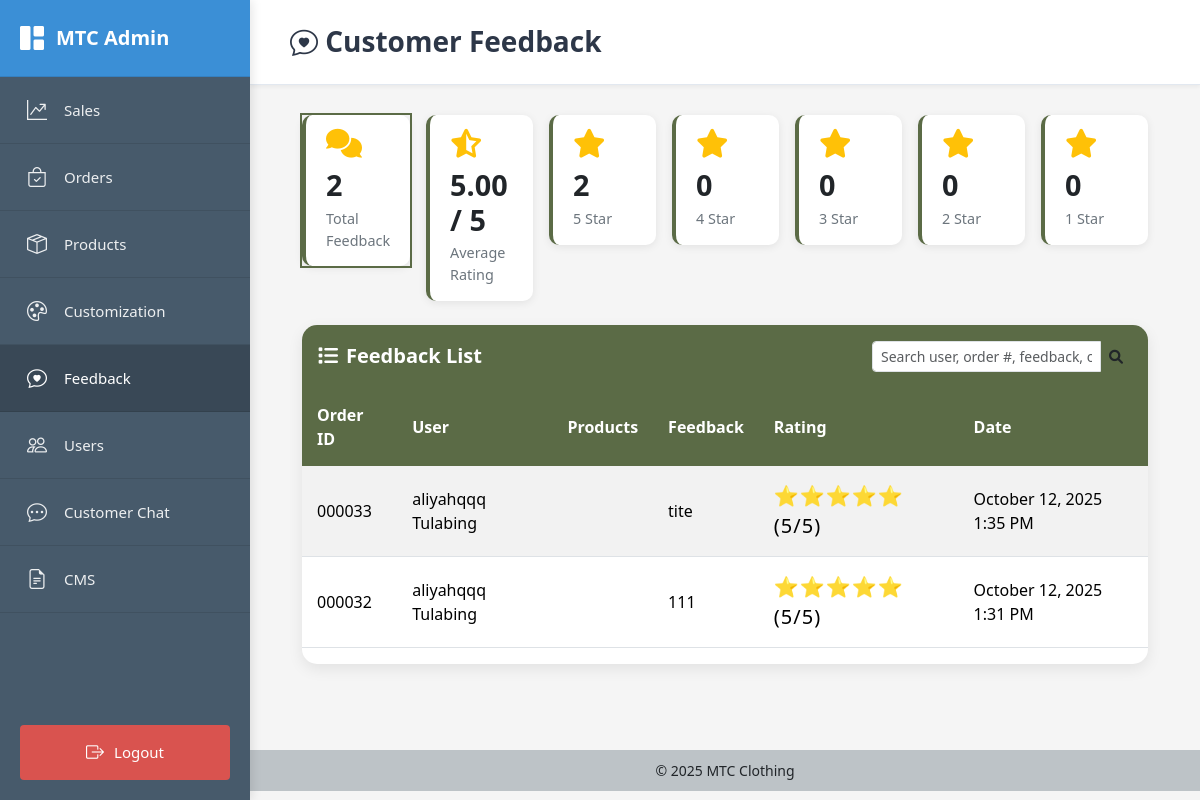
The app's page /admin/feedback.php (signed in) with its own data.
### tables this page shows
CREATE TABLE `order_feedback` (
  `id` int(11) NOT NULL,
  `order_id` int(11) NOT NULL,
  `user_id` int(11) NOT NULL,
  `product_id` int(11) DEFAULT NULL,
  `feedback_text` text NOT NULL,
  `rating` int(11) DEFAULT NULL,
  `created_at` datetime DEFAULT current_timestamp()
);

CREATE TABLE `orders` (
  `id` int(11) NOT NULL,
  `user_id` int(11) NOT NULL,
  `first_name` varchar(100) NOT NULL,
  `last_name` varchar(100) NOT NULL,
  `email` varchar(255) NOT NULL,
  `phone` varchar(20) NOT NULL,
  `address` text NOT NULL,
  `city` varchar(100) NOT NULL,
  `postal_code` varchar(20) DEFAULT NULL,
  `payment_method` varchar(50) NOT NULL,
  `delivery_mode` varchar(50) DEFAULT 'pickup',
  `subtotal` decimal(10,2) NOT NULL,
  `shipping` decimal(10,2) NOT NULL,
  `tax` decimal(10,2) NOT NULL,
  `total_amount` decimal(10,2) NOT NULL,
  `status` varchar(50) DEFAULT 'pending',
  `created_at` timestamp NOT NULL DEFAULT current_timestamp(),
  `updated_at` timestamp NOT NULL DEFAULT current_timestamp() ON UPDATE current_timestamp(),
  `gcash_receipt` varchar(255) DEFAULT NULL,
  `cancel_reason` text DEFAULT NULL,
  `cancelled_at` datetime DEFAULT NULL,
  `gcash_reference_number` varchar(50) DEFAULT NULL
);

CREATE TABLE `users` (
  `id` int(11) NOT NULL,
  `name` varchar(100) NOT NULL,
  `email` varchar(100) NOT NULL,
  `password` varchar(255) NOT NULL,
  `created_at` timestamp NOT NULL DEFAULT current_timestamp()
);

### admin/feedback.php (the view, shortened to what this page needs)
<?php
include '../db.php';
$avg_sql = "SELECT AVG(rating) AS avg_rating, COUNT(*) AS total FROM order_feedback";
$avg_res = $conn->query($avg_sql);
$avg_row = $avg_res ? $avg_res->fetch_assoc() : ['avg_rating' => 0, 'total' => 0];
$avg_rating = $avg_row['avg_rating'] ? number_format($avg_row['avg_rating'], 2) : '0.00';
$total_feedbacks = $avg_row['total'];
$star_counts = [1=>0,2=>0,3=>0,4=>0,5=>0];
$star_sql = "SELECT rating, COUNT(*) as cnt FROM order_feedback GROUP BY rating";
$star_res = $conn->query($star_sql);
if ($star_res) {
  while($row = $star_res->fetch_assoc()) {
    $star = intval($row['rating']);
    if ($star >= 1 && $star <= 5) $star_counts[$star] = $row['cnt'];
  }
}
$filter = isset($_GET['star']) ? intval($_GET['star']) : 0;
$search_filter = isset($_GET['search']) ? trim($_GET['search']) : '';
$feedbacks_per_page = 10;
$page = isset($_GET['page']) ? (int)$_GET['page'] : 1;
$offset = ($page - 1) * $feedbacks_per_page;
$where_clause = '';
$sql = "SELECT f.*, u.name AS user_name, o.id AS order_id, (
    SELECT GROUP_CONCAT(CONCAT(p.name, ' (x', oi.quantity, ')') SEPARATOR ', ')
    FROM order_items oi LEFT JOIN products p ON oi.product_id = p.id
    WHERE oi.order_id = f.order_id
) AS products
FROM order_feedback f
LEFT JOIN users u ON f.user_id = u.id
LEFT JOIN orders o ON f.order_id = o.id
$where_clause
ORDER BY f.created_at DESC
LIMIT $feedbacks_per_page OFFSET $offset";
$res = $conn->query($sql);
?>
<!DOCTYPE html>
<html lang="en">
<head>
    <link href="https://cdn.jsdelivr.net/npm/bootstrap@5.3.2/dist/css/bootstrap.min.css" rel="stylesheet">
    <link href="https://cdn.jsdelivr.net/npm/bootstrap-icons@1.11.0/font/bootstrap-icons.css" rel="stylesheet">
    <link rel="stylesheet" href="https://cdnjs.cloudflare.com/ajax/libs/font-awesome/6.0.0/css/all.min.css">
    <link rel="stylesheet" href="css/sidebar.css">
</head>
<body>
<div class="admin-layout">
    <?php include 'includes/sidebar.php'; ?>
    <div class="main-content">
        <div class="content-header">
            <h1><i class="bi bi-chat-heart"></i> Customer Feedback</h1>
        </div>
        <div class="content-body">
            <div class="container-fluid">
                <div class="row g-3 mb-4">
                    <div class="col">
                        <a href="?star=0<?php echo !empty($search_filter) ? '&search=' . urlencode($search_filter) : ''; ?>" class="stats-link <?php echo ($filter === 0) ? 'active-card' : ''; ?>">
                            <div class="stats-card card-total">
                                <i class="fas fa-comments stats-icon"></i>
                                <h3 class="stats-number"><?php echo $total_feedbacks; ?></h3>
                                <p class="stats-label">Total Feedback</p>
                            </div>
                        </a>
                    </div>
                    <div class="col">
                        <div class="stats-card card-today" style="cursor:pointer;" data-bs-toggle="modal" data-bs-target="#avgRatingModal">
                            <i class="fas fa-star-half-alt stats-icon"></i>
                            <h3 class="stats-number"><?php echo $avg_rating; ?> / 5</h3>
                            <p class="stats-label">Average Rating</p>
                        </div>
                    </div>
            <div class="col">
                <a href="?star=5<?php echo !empty($search_filter) ? '&search=' . urlencode($search_filter) : ''; ?>" class="stats-link <?php echo ($filter === 5) ? 'active-card' : ''; ?>">
                    <div class="stats-card card-week">
                        <i class="fas fa-star stats-icon"></i>
                        <h3 class="stats-number"><?php echo $star_counts[5]; ?></h3>
                        <p class="stats-label">5 Star</p>
                    </div>
                </a>
            </div>
            <div class="col">
                <a href="?star=4<?php echo !empty($search_filter) ? '&search=' . urlencode($search_filter) : ''; ?>" class="stats-link <?php echo ($filter === 4) ? 'active-card' : ''; ?>">
                    <div class="stats-card card-month">
                        <i class="fas fa-star stats-icon"></i>
                        <h3 class="stats-number"><?php echo $star_counts[4]; ?></h3>
                        <p class="stats-label">4 Star</p>
                    </div>
                </a>
            </div>
            <div class="col">
                <a href="?star=3<?php echo !empty($search_filter) ? '&search=' . urlencode($search_filter) : ''; ?>" class="stats-link <?php echo ($filter === 3) ? 'active-card' : ''; ?>">
                    <div class="stats-card card-total">
                        <i class="fas fa-star stats-icon"></i>
                        <h3 class="stats-number"><?php echo $star_counts[3]; ?></h3>
                        <p class="stats-label">3 Star</p>
                    </div>
                </a>
            </div>
            <div class="col">
                <a href="?star=2<?php echo !empty($search_filter) ? '&search=' . urlencode($search_filter) : ''; ?>" class="stats-link <?php echo ($filter === 2) ? 'active-card' : ''; ?>">
                    <div class="stats-card card-today">
                        <i class="fas fa-star stats-icon"></i>
                        <h3 class="stats-number"><?php echo $star_counts[2]; ?></h3>
                        <p class="stats-label">2 Star</p>
                    </div>
                </a>
            </div>
            <div class="col">
                <a href="?star=1<?php echo !empty($search_filter) ? '&search=' . urlencode($search_filter) : ''; ?>" class="stats-link <?php echo ($filter === 1) ? 'active-card' : ''; ?>">
                    <div class="stats-card card-week">
                        <i class="fas fa-star stats-icon"></i>
                        <h3 class="stats-number"><?php echo $star_counts[1]; ?></h3>
                        <p class="stats-label">1 Star</p>
                    </div>
                </a>
            </div>
        </div>
        <div class="customers-table">
            <div class="d-flex justify-content-between align-items-center p-3" style="background-color: #5b6b46; border-radius: 10px 10px 0 0; color: white;">
                <h2 class="mb-0" style="font-size: 1.25rem; font-weight: 600; margin: 0;">
                    <i class="fas fa-list me-2"></i>Feedback List
                </h2>
                <form method="GET" class="d-flex align-items-center ms-2" style="margin: 0;">
                    <div class="input-group" style="width: 260px;">
                        <input type="text"
                               name="search"
                               class="form-control form-control-sm search-box"
                               placeholder="Search user, order #, feedback, or product"
                               value="<?php echo isset($_GET['search']) ? htmlspecialchars($_GET['search']) : ''; ?>">
                        <button type="submit" class="btn btn-sm search-btn">
                            <i class="fas fa-search"></i>
                        </button>
                    </div>
                </form>
            </div>
            <table class="table table-striped table-hover">
                <thead>
                    <tr>
                        <th>Order ID</th>
                        <th>User</th>
                        <th>Products</th>
                        <th>Feedback</th>
                        <th>Rating</th>
                        <th>Date</th>
                    </tr>
                </thead>
                <tbody>
                    <?php if ($res && $res->num_rows > 0): ?>
    <?php while ($row = $res->fetch_assoc()): ?>
        <tr>
            <td><?php echo str_pad($row['order_id'], 6, '0', STR_PAD_LEFT); ?></td>
            <td><?php echo htmlspecialchars($row['user_name']); ?></td>
            <td><?php echo htmlspecialchars($row['products']); ?></td>
            <td><?php echo nl2br(htmlspecialchars($row['feedback_text'])); ?></td>
            <td class="feedback-stars"><?php echo str_repeat('&#11088;', (int)$row['rating']); ?><?php if($row['rating']) echo " ({$row['rating']}/5)"; ?></td>
            <td><?php echo date('F j, Y g:i A', strtotime($row['created_at'])); ?></td>
        </tr>
    <?php endwhile; ?>
<?php endif; ?>
                    </tbody>
                </table>
            </div>
        </div>
    </div>
    <div class="footer mt-4">
        &copy; <?php echo date("Y"); ?> MTC Clothing
    </div>
            </div>
        </div>
</body>
</html>

### admin/css/sidebar.css (style rules this page uses)
* { margin: 0; padding: 0; box-sizing: border-box; }
body { font-family: 'Segoe UI', Tahoma, Geneva, Verdana, sans-serif; background: #f5f5f5; overflow-x: hidden; }
.admin-layout { display: flex; min-height: 100vh; }
.main-content { margin-left: 250px; flex: 1; min-height: 100vh; background: #f5f5f5; }
.content-header { background: white; padding: 25px 40px; box-shadow: 0 2px 4px rgba(0, 0, 0, 0.05); border-bottom: 1px solid #e2e8f0; }
.content-header h1 { font-size: 28px; color: #2d3748; font-weight: 600; margin: 0; }
.content-body { padding: 30px 40px; }

### admin/feedback.php (style rules this page uses)
body { margin: 0; font-family: Arial, sans-serif; background: #f1f3f6; }
.feedback-stars { color: #ffd700; font-size: 1.25rem; letter-spacing: 1px; }
.table thead th { font-weight: 700; background: #e6f4ea; color: #256029; border-bottom: 2px solid #b7e4c7; vertical-align: middle; }
.footer { background-color: #bdc3c7; text-align: center; padding: 10px; font-size: 14px; }
:root { --primary-color: #5b6b46; --secondary-color: #d9e6a7; --light-gray: #f8f9fa; --white: #ffffff; }
body { background-color: var(--light-gray); font-family: 'Segoe UI', Tahoma, Geneva, Verdana, sans-serif; }
.stats-card { background: var(--white); border-radius: 10px; padding: 15px 20px; box-shadow: 0 2px 8px rgba(0,0,0,0.08); transition: all 0.3s ease; border-left: 4px solid var(--primary-color); height: 100%; display: flex; flex-direction: column; justify-content: center; cursor: pointer; }
.stats-link { text-decoration: none; color: inherit; display: block; }
.active-card { outline: 2px solid var(--primary-color); }
.stats-icon { font-size: 1.8rem; margin-bottom: 10px; color: #ffc107; }
.stats-number { font-size: 1.8rem; font-weight: 700; margin: 0; line-height: 1.2; }
.stats-label { font-size: 0.9rem; color: #6c757d; margin: 5px 0 0; font-weight: 500; }
.customers-table { background: var(--white); border-radius: 15px; overflow: hidden; box-shadow: 0 5px 15px rgba(0,0,0,0.08); margin-bottom: 32px; }
.table thead th { background-color: var(--primary-color); color: white; border: none; padding: 15px; font-weight: 600; }
.table tbody td { padding: 15px; vertical-align: middle; border-bottom: 1px solid #dee2e6; }

### records on screen
order_feedback: order "000033", user.name "aliyahqqq Tulabing", feedback_text "tite", rating "⭐⭐⭐⭐⭐", rating "5", created_at "October 12, 2025 1:35 PM"
order_feedback: order "000032", user.name "aliyahqqq Tulabing", feedback_text "111", rating "⭐⭐⭐⭐⭐", rating "5", created_at "October 12, 2025 1:31 PM"

### other values on screen
$total_feedbacks "2"
$avg_rating "5.00"
$star_counts[5] "2"
$star_counts[4] "0"
$star_counts[3] "0"
$star_counts[2] "0"
$star_counts[1] "0"
